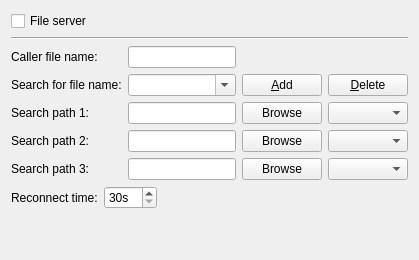
     <widget class="QWidget" name="fileServerTab">
      <attribute name="title">
       <string>File server</string>
      </attribute>
      <layout class="QVBoxLayout" name="verticalLayout_5">
       <item>
        <widget class="QCheckBox" name="fileServerCheckBox">
         <property name="toolTip">
          <string>&lt;!DOCTYPE HTML PUBLIC &quot;-//W3C//DTD HTML 4.0//EN&quot; &quot;http://www.w3.org/TR/REC-html40/strict.dtd&quot;&gt;
&lt;html&gt;&lt;head&gt;&lt;meta name=&quot;qrichtext&quot; content=&quot;1&quot; /&gt;&lt;style type=&quot;text/css&quot;&gt;
p, li { white-space: pre-wrap; }
&lt;/style&gt;&lt;/head&gt;&lt;body style=&quot; font-family:'Sans Serif'; font-size:9pt; font-weight:400; font-style:normal;&quot;&gt;
&lt;p style=&quot; margin-top:12px; margin-bottom:12px; margin-left:0px; margin-right:0px; -qt-block-indent:0; text-indent:0px;&quot;&gt;Serial port file server.&lt;/p&gt;
&lt;ul style=&quot;margin-top: 0px; margin-bottom: 0px; margin-left: 0px; margin-right: 0px; -qt-list-indent: 1;&quot;&gt;&lt;li style=&quot; font-family:'arial,sans-serif';&quot; style=&quot; margin-top:12px; margin-bottom:0px; margin-left:15px; margin-right:0px; -qt-block-indent:0; text-indent:0px;&quot;&gt;Start file server in EdytorNC&lt;/li&gt;
&lt;li style=&quot; font-family:'arial,sans-serif';&quot; style=&quot; margin-top:0px; margin-bottom:0px; margin-left:15px; margin-right:0px; -qt-block-indent:0; text-indent:0px;&quot;&gt;Send any file from CNC, it will be saved in computer (as is set in Autosave tab)&lt;/li&gt;
&lt;li style=&quot; font-family:'arial,sans-serif';&quot; style=&quot; margin-top:0px; margin-bottom:0px; margin-left:15px; margin-right:0px; -qt-block-indent:0; text-indent:0px;&quot;&gt;Send special program from CNC: &lt;/li&gt;
&lt;p style=&quot; margin-top:0px; margin-bottom:0px; margin-left:15px; margin-right:0px; -qt-block-indent:1; text-indent:0px;&quot;&gt;&lt;span style=&quot; font-family:'arial,sans-serif';&quot;&gt;%&lt;/span&gt;&lt;/p&gt;
&lt;p style=&quot; margin-top:0px; margin-bottom:0px; margin-left:15px; margin-right:0px; -qt-block-indent:1; text-indent:0px;&quot;&gt;&lt;span style=&quot; font-family:'arial,sans-serif';&quot;&gt;:0001(CALLER)&lt;/span&gt;&lt;span style=&quot; font-family:'arial,sans-serif'; font-style:italic;&quot;&gt; -&amp;gt; O0001 or 0001 set in File Server tab &lt;/span&gt;&lt;/p&gt;
&lt;p style=&quot; margin-top:0px; margin-bottom:0px; margin-left:15px; margin-right:0px; -qt-block-indent:1; text-indent:0px;&quot;&gt;&lt;span style=&quot; font-family:'arial,sans-serif';&quot;&gt;(0032)  &lt;/span&gt;&lt;span style=&quot; font-family:'arial,sans-serif'; font-style:italic;&quot;&gt;-&amp;gt; 0032 filename to send back to CNC&lt;/span&gt;&lt;/p&gt;
&lt;p style=&quot; margin-top:0px; margin-bottom:0px; margin-left:15px; margin-right:0px; -qt-block-indent:1; text-indent:0px;&quot;&gt;&lt;span style=&quot; font-family:'arial,sans-serif';&quot;&gt;M30&lt;/span&gt;&lt;/p&gt;
&lt;p style=&quot; margin-top:0px; margin-bottom:0px; margin-left:15px; margin-right:0px; -qt-block-indent:1; text-indent:0px;&quot;&gt;&lt;span style=&quot; font-family:'arial,sans-serif';&quot;&gt;%&lt;/span&gt;&lt;/p&gt;
&lt;li style=&quot; font-family:'arial,sans-serif';&quot; style=&quot; margin-top:0px; margin-bottom:0px; margin-left:15px; margin-right:0px; -qt-block-indent:0; text-indent:0px;&quot;&gt;&lt;span style=&quot; font-family:'Sans Serif';&quot;&gt;after time set in &amp;quot;Auto close transmission dialog:&amp;quot; file server will send back file 0032 (paths, file extension are set in File Server tab)&lt;/span&gt;&lt;/li&gt;
&lt;li style=&quot; font-family:'arial,sans-serif';&quot; style=&quot; margin-top:0px; margin-bottom:0px; margin-left:15px; margin-right:0px; -qt-block-indent:0; text-indent:0px;&quot;&gt;... and again ...&lt;/li&gt;&lt;/ul&gt;&lt;/body&gt;&lt;/html&gt;</string>
         </property>
         <property name="text">
          <string>File server</string>
         </property>
         <property name="checked">
          <bool>false</bool>
         </property>
        </widget>
       </item>
       <item>
        <widget class="Line" name="line_2">
         <property name="orientation">
          <enum>Qt::Horizontal</enum>
         </property>
        </widget>
       </item>
       <item>
        <layout class="QGridLayout" name="gridLayout_13">
         <item row="2" column="0">
          <widget class="QLabel" name="label_14">
           <property name="text">
            <string>Search for file name:</string>
           </property>
          </widget>
         </item>
         <item row="3" column="0">
          <widget class="QLabel" name="label_10">
           <property name="text">
            <string>Search path 1:</string>
           </property>
          </widget>
         </item>
         <item row="3" column="1">
          <widget class="QLineEdit" name="searchPath1LineEdit">
           <property name="toolTip">
            <string>The first path to search for files.</string>
           </property>
           <property name="text">
            <string/>
           </property>
           <property name="clearButtonEnabled">
            <bool>true</bool>
           </property>
          </widget>
         </item>
         <item row="3" column="3">
          <widget class="QPushButton" name="browse2PushButton">
           <property name="toolTip">
            <string/>
           </property>
           <property name="text">
            <string>Browse</string>
           </property>
           <property name="icon">
            <iconset resource="application.qrc">
             <normaloff>:/images/browse.png</normaloff>:/images/browse.png</iconset>
           </property>
          </widget>
         </item>
         <item row="3" column="4">
          <widget class="QComboBox" name="searchExt1ComboBox">
           <property name="toolTip">
            <string>File extension. 
If detected filename will contain an extension, then this setting will be ignored</string>
           </property>
           <property name="editable">
            <bool>false</bool>
           </property>
           <property name="currentText">
            <string/>
           </property>
           <property name="duplicatesEnabled">
            <bool>false</bool>
           </property>
          </widget>
         </item>
         <item row="13" column="0">
          <widget class="QLabel" name="label_18">
           <property name="text">
            <string>Search path 3:</string>
           </property>
          </widget>
         </item>
         <item row="13" column="1">
          <widget class="QLineEdit" name="searchPath3LineEdit">
           <property name="toolTip">
            <string>The third path to search for files.</string>
           </property>
           <property name="clearButtonEnabled">
            <bool>true</bool>
           </property>
          </widget>
         </item>
         <item row="11" column="0">
          <widget class="QLabel" name="label_19">
           <property name="text">
            <string>Search path 2:</string>
           </property>
          </widget>
         </item>
         <item row="13" column="4">
          <widget class="QComboBox" name="searchExt3ComboBox">
           <property name="toolTip">
            <string>File extension. 
If detected filename will contain an extension, then this setting will be ignored</string>
           </property>
           <property name="editable">
            <bool>false</bool>
           </property>
          </widget>
         </item>
         <item row="0" column="0">
          <widget class="QLabel" name="label_7">
           <property name="text">
            <string>Caller file name:</string>
           </property>
          </widget>
         </item>
         <item row="11" column="4">
          <widget class="QComboBox" name="searchExt2ComboBox">
           <property name="toolTip">
            <string>File extension. 
If detected filename will contain an extension, then this setting will be ignored</string>
           </property>
           <property name="editable">
            <bool>false</bool>
           </property>
           <property name="duplicatesEnabled">
            <bool>false</bool>
           </property>
          </widget>
         </item>
         <item row="13" column="3">
          <widget class="QPushButton" name="browse4PushButton">
           <property name="text">
            <string>Browse</string>
           </property>
           <property name="icon">
            <iconset resource="application.qrc">
             <normaloff>:/images/browse.png</normaloff>:/images/browse.png</iconset>
           </property>
          </widget>
         </item>
         <item row="11" column="3">
          <widget class="QPushButton" name="browse3PushButton">
           <property name="text">
            <string>Browse</string>
           </property>
           <property name="icon">
            <iconset resource="application.qrc">
             <normaloff>:/images/browse.png</normaloff>:/images/browse.png</iconset>
           </property>
          </widget>
         </item>
         <item row="11" column="1">
          <widget class="QLineEdit" name="searchPath2LineEdit">
           <property name="toolTip">
            <string>The second path to search for files.</string>
           </property>
           <property name="text">
            <string/>
           </property>
           <property name="clearButtonEnabled">
            <bool>true</bool>
           </property>
          </widget>
         </item>
         <item row="0" column="1">
          <widget class="QLineEdit" name="callerProgNameLineEdit">
           <property name="toolTip">
            <string>&quot;Caller program&quot;.
If program of that name (without extension) will be received from CNC, it will be searched for a program filename to send back to CNC.
Set this file name as other files received from this machine.
</string>
           </property>
           <property name="text">
            <string/>
           </property>
           <property name="clearButtonEnabled">
            <bool>true</bool>
           </property>
          </widget>
         </item>
         <item row="2" column="1">
          <widget class="QComboBox" name="fileNameExpFSComboBox">
           <property name="toolTip">
            <string>&lt;!DOCTYPE HTML PUBLIC &quot;-//W3C//DTD HTML 4.0//EN&quot; &quot;http://www.w3.org/TR/REC-html40/strict.dtd&quot;&gt;
&lt;html&gt;&lt;head&gt;&lt;meta name=&quot;qrichtext&quot; content=&quot;1&quot; /&gt;&lt;style type=&quot;text/css&quot;&gt;
p, li { white-space: pre-wrap; }
&lt;/style&gt;&lt;/head&gt;&lt;body style=&quot; font-family:'Sans Serif'; font-size:9pt; font-weight:400; font-style:normal;&quot;&gt;
&lt;p style=&quot; margin-top:0px; margin-bottom:0px; margin-left:0px; margin-right:0px; -qt-block-indent:0; text-indent:0px;&quot;&gt;This field contains expression used to find filename in &amp;quot;Caller&amp;quot; program.&lt;/p&gt;
&lt;p style=&quot; margin-top:0px; margin-bottom:0px; margin-left:0px; margin-right:0px; -qt-block-indent:0; text-indent:0px;&quot;&gt;It must contain valid Qt regular expression (QRexExp). See &lt;a href=&quot;http://doc.qt.io/qt-5/qregexp.html&quot;&gt;&lt;span style=&quot; text-decoration: underline; color:#00a489;&quot;&gt;http://doc.qt.io/qt-5/qregexp.html&lt;/span&gt;&lt;/a&gt;&lt;/p&gt;
&lt;p style=&quot; margin-top:0px; margin-bottom:0px; margin-left:0px; margin-right:0px; -qt-block-indent:0; text-indent:0px;&quot;&gt;In EdytorNC you can check this expression in function &amp;quot;Clean up&amp;quot;&lt;/p&gt;&lt;/body&gt;&lt;/html&gt;</string>
           </property>
           <property name="editable">
            <bool>true</bool>
           </property>
           <property name="maxCount">
            <number>64</number>
           </property>
          </widget>
         </item>
         <item row="2" column="4">
          <widget class="QPushButton" name="removeButton">
           <property name="toolTip">
            <string>Delete from the list</string>
           </property>
           <property name="text">
            <string>&amp;Delete</string>
           </property>
           <property name="icon">
            <iconset resource="application.qrc">
             <normaloff>:/images/list-remove.png</normaloff>:/images/list-remove.png</iconset>
           </property>
          </widget>
         </item>
         <item row="2" column="3">
          <widget class="QPushButton" name="addButton">
           <property name="toolTip">
            <string>Add to the list</string>
           </property>
           <property name="text">
            <string>&amp;Add</string>
           </property>
           <property name="icon">
            <iconset resource="application.qrc">
             <normaloff>:/images/add.png</normaloff>:/images/add.png</iconset>
           </property>
          </widget>
         </item>
        </layout>
       </item>
       <item>
        <layout class="QGridLayout" name="gridLayout_14">
         <item row="2" column="0">
          <layout class="QHBoxLayout" name="horizontalLayout_5">
           <item>
            <widget class="QLabel" name="label_20">
             <property name="text">
              <string>Reconnect time:</string>
             </property>
            </widget>
           </item>
           <item>
            <widget class="QSpinBox" name="reconnectSpinBox">
             <property name="toolTip">
              <string>If port will not be open try to open it after set time.
Set to 300s to disable timer.</string>
             </property>
             <property name="suffix">
              <string>s</string>
             </property>
             <property name="minimum">
              <number>30</number>
             </property>
             <property name="maximum">
              <number>300</number>
             </property>
             <property name="singleStep">
              <number>10</number>
             </property>
            </widget>
           </item>
           <item>
            <spacer name="horizontalSpacer_9">
             <property name="orientation">
              <enum>Qt::Horizontal</enum>
             </property>
             <property name="sizeType">
              <enum>QSizePolicy::Expanding</enum>
             </property>
             <property name="sizeHint" stdset="0">
              <size>
               <width>40</width>
               <height>20</height>
              </size>
             </property>
            </spacer>
           </item>
          </layout>
         </item>
        </layout>
       </item>
       <item>
        <spacer name="verticalSpacer_5">
         <property name="orientation">
          <enum>Qt::Vertical</enum>
         </property>
         <property name="sizeHint" stdset="0">
          <size>
           <width>20</width>
           <height>40</height>
          </size>
         </property>
        </spacer>
       </item>
      </layout>
     </widget>
